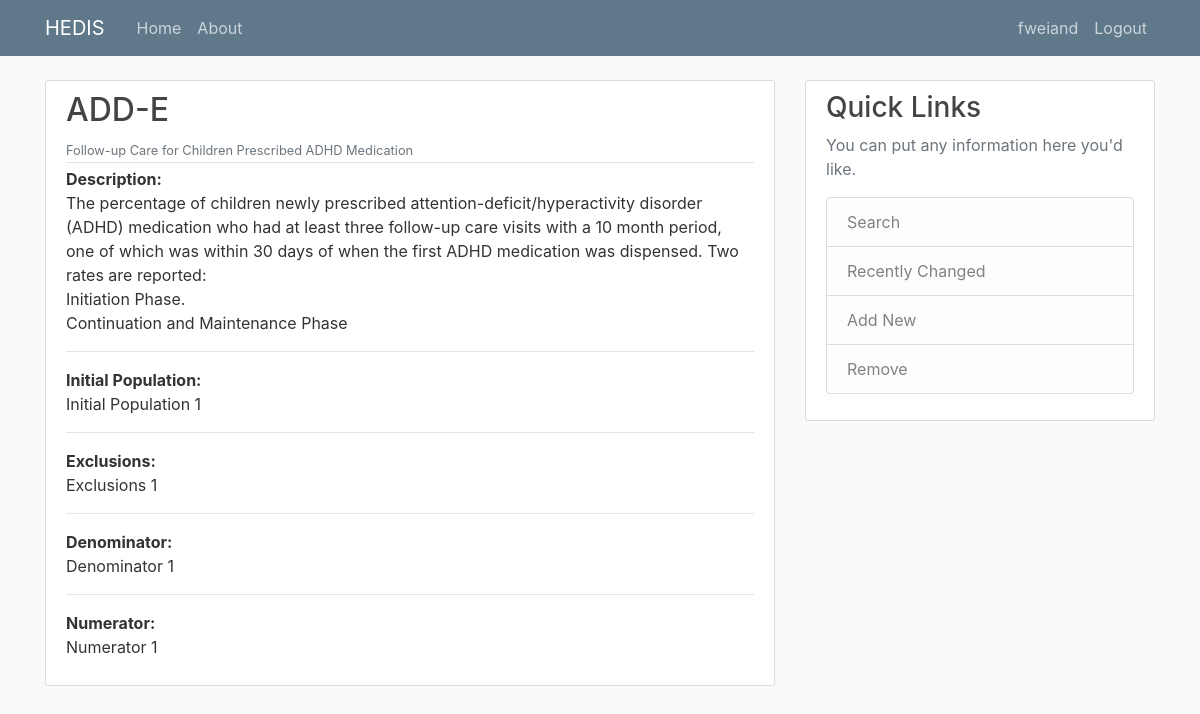
The page /measure/id/2/ (signed in) on the database its author committed.
### measure/models.py (models this page shows, shortened)
class Measure(models.Model):
    title = models.CharField(max_length=100)
    acronym = models.CharField(max_length=100)
    description = models.TextField()
    measure_year = models.IntegerField()
    population = models.TextField()
    exclusions = models.TextField()
    denominator = models.TextField()
    numerator = models.TextField()
    author = models.ForeignKey(User, on_delete=models.CASCADE)

### measure/views.py (the view)
# urls.py: path('id/<pk>/', MeasureDetailView.as_view(), name="measure-detail"),
class MeasureDetailView(DetailView):
    model = Measure

### measure/templates/measure/measure_detail.html
{% extends "measure/base.html" %}
{% block content %}
    <article class="media content-section">
        <div class="media-body">
        <div class="article-metadata">
            <h2 class="mr-2">{{ object.acronym }}</h2>
            <small class="text-muted">{{ object.title }}</small>
        </div>
        <b>Description:</b><p class="article-content">{{object.description}}</p>
        <hr class="mt-2 mb-3"/>
        <b>Initial Population:</b><p class="article-content">{{object.population}}</p>
        <hr class="mt-2 mb-3"/>
        <b>Exclusions:</b><p class="article-content">{{object.exclusions}}</p>
        <hr class="mt-2 mb-3"/>
        <b>Denominator:</b><p class="article-content">{{object.denominator}}</p>
        <hr class="mt-2 mb-3"/>
        <b>Numerator:</b><p class="article-content">{{object.numerator}}</p>
        </div>
    </article>
{% endblock content %}

### measure/templates/measure/base.html (shortened to what this page needs)
{% load static %}
<!DOCTYPE html>
<html lang="en">
    <head>
        <link rel="stylesheet" href="https://cdn.jsdelivr.net/npm/bootstrap@4.0.0/dist/css/bootstrap.min.css">
        <link rel="stylesheet" type="text/css" href="{% static 'measure/main.css' %}">
</head>
<body>
    <header class="site-header">
        <nav class="navbar navbar-expand-md navbar-dark bg-steel fixed-top">
          <div class="container">
            <a class="navbar-brand mr-4" href="{% url 'measure-home' %}">HEDIS</a>
            <div class="collapse navbar-collapse" id="navbarToggle">
              <div class="navbar-nav mr-auto">
                <a class="nav-item nav-link" href="{% url 'measure-home' %}">Home</a>
                <a class="nav-item nav-link" href="{% url 'measure-about' %}">About</a>
              </div>
              <div class="navbar-nav">
                {% if user.is_authenticated %}
                <a class="nav-item nav-link" href="{% url 'profile' %}">{{user.username}}</a>
                <a class="nav-item nav-link" href="{% url 'logout' %}">Logout</a>
                {% else %}
                <a class="nav-item nav-link" href="{% url 'login' %}">Login</a>
                <a class="nav-item nav-link" href="{% url 'register' %}">Register</a>
                {% endif %}
              </div>
            </div>
          </div>
        </nav>
      </header>
      <main role="main" class="container">
        <div class="row">
          <div class="col-md-8">
            {% block content %}{% endblock %}
          </div>
          <div class="col-md-4">
            <div class="content-section">
              <h3>Quick Links</h3>
              <p class='text-muted'>You can put any information here you'd like.
                <ul class="list-group">
                  <li class="list-group-item list-group-item-light">Search</li>
                  <li class="list-group-item list-group-item-light">Recently Changed</li>
                  <li class="list-group-item list-group-item-light">Add New</li>
                  <li class="list-group-item list-group-item-light">Remove</li>
                </ul>
              </p>
            </div>
          </div>
        </div>
      </main>
</body>
</html>

### measure/static/measure/main.css (style rules this page uses)
body { background: #fafafa; color: #333333; margin-top: 5rem; }
h1, h2, h3, h4, h5, h6 { color: #444444; }
ul { margin: 0; }
.bg-steel { background-color: #5f788a; }
.site-header .navbar-nav .nav-link { color: #cbd5db; }
.content-section { background: #ffffff; padding: 10px 20px; border: 1px solid #dddddd; border-radius: 3px; margin-bottom: 20px; }
.article-content { white-space: pre-line; }
.article-metadata { padding-bottom: 1px; margin-bottom: 4px; border-bottom: 1px solid #e3e3e3 }

### rows shown on the page
Measure: acronym "ADD-E", title "Follow-up Care for Children Prescribed ADHD Medication", description "The percentage of children newly prescribed attention-deficit/hyperactivity disorder (ADHD) medication who had at least three follow-up care visits with a 10 month period, one of which was within 30 days of when the first ADHD medication was dispensed. Two rates are reported: Initiation Phase. Continuation and Maintenance Phase", population "Initial Population 1", exclusions "Exclusions 1", denominator "Denominator 1", numerator "Numerator 1"

### other values the page prints
{{ user.username }} "fweiand"
